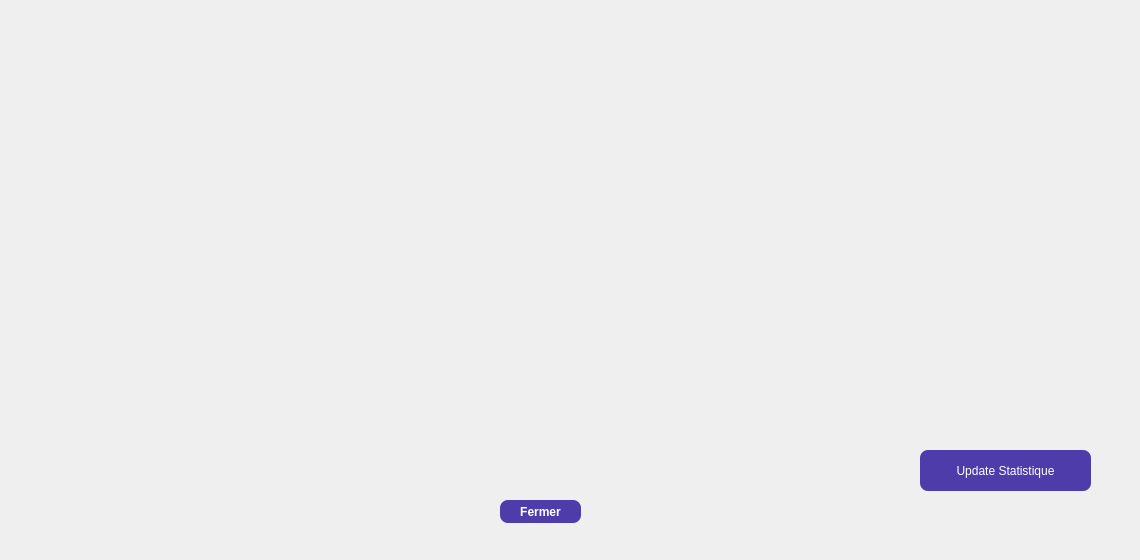
    <widget class="QWidget" name="tab_3">
     <attribute name="title">
      <string>statistiques</string>
     </attribute>
     <widget class="QPushButton" name="pushButton_Stat">
      <property name="geometry">
       <rect>
        <x>920</x>
        <y>450</y>
        <width>171</width>
        <height>41</height>
       </rect>
      </property>
      <property name="styleSheet">
       <string notr="true">QPushButton {
background-color: rgba(35,10,152, 200);
border-radius: 8px;
color: white;
}
QPushButton:hover {
background-color: qlineargradient(spread:pad, x1:0, y1:0, x2:0, y2:1, stop:0 rgba(117, 201, 187, 200), stop:1 rgba(35,10,152, 200));
}</string>
      </property>
      <property name="text">
       <string>Update Statistique</string>
      </property>
     </widget>
     <widget class="QLabel" name="Sp_Label_Stats">
      <property name="geometry">
       <rect>
        <x>230</x>
        <y>20</y>
        <width>621</width>
        <height>461</height>
       </rect>
      </property>
      <property name="text">
       <string/>
      </property>
     </widget>
     <widget class="QPushButton" name="Sp_Button_Fermer_4">
      <property name="geometry">
       <rect>
        <x>500</x>
        <y>500</y>
        <width>81</width>
        <height>23</height>
       </rect>
      </property>
      <property name="font">
       <font>
        <bold>true</bold>
       </font>
      </property>
      <property name="styleSheet">
       <string notr="true">QPushButton {
background-color: rgba(35,10,152, 200);
border-radius: 8px;
color: white;
}
QPushButton:hover {
background-color: qlineargradient(spread:pad, x1:0, y1:0, x2:0, y2:1, stop:0 rgba(117, 201, 187, 200), stop:1 rgba(35,10,152, 200));
}</string>
      </property>
      <property name="text">
       <string>Fermer</string>
      </property>
     </widget>
     <widget class="QLabel" name="label_4">
      <property name="geometry">
       <rect>
        <x>-10</x>
        <y>-10</y>
        <width>1131</width>
        <height>551</height>
       </rect>
      </property>
      <property name="styleSheet">
       <string notr="true"/>
      </property>
      <property name="text">
       <string/>
      </property>
     </widget>
     <zorder>label_4</zorder>
     <zorder>pushButton_Stat</zorder>
     <zorder>Sp_Label_Stats</zorder>
     <zorder>Sp_Button_Fermer_4</zorder>
    </widget>
